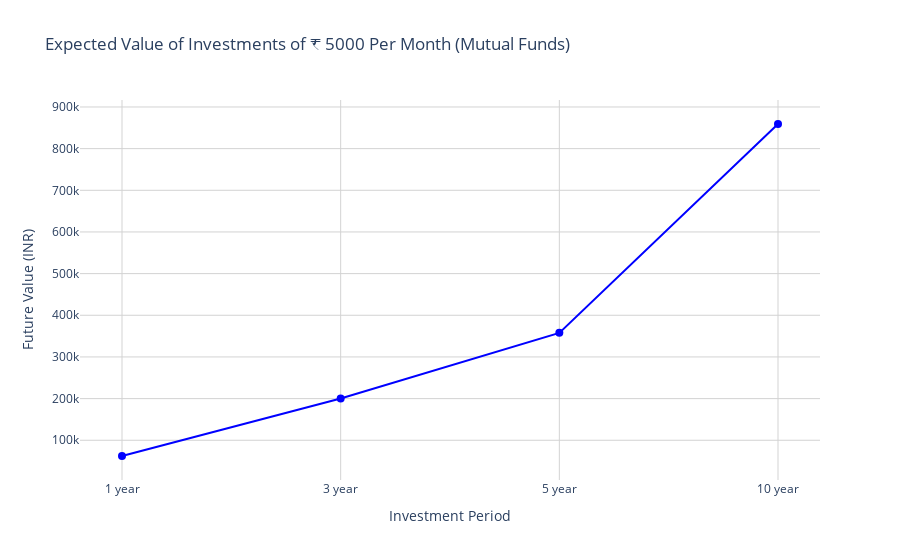

This figure's notebook cell:
### Markdown cell above
Assume the person is investing 5000 rupees every month.
Use the expected ROI from the mutual fund companies to simulate the growth over time.
Compute the compounded value of the investments for each period (1y, 3y, 5y, and 10y).
Visualize the accumulated value over these periods.

### Code cell
monthly_investment = 5000  # Monthly investment in INR
years = [1, 3, 5, 10]  # Investment periods (in years)
n = 12  # Number of times interest is compounded per year (monthly)
avg_roi = expected_roi_mutual_fund.mean() / 100  # Convert to decimal

def future_value(P, r, n, t):
    return P * (((1 + r/n)**(n*t) - 1) / (r/n)) * (1 + r/n)

future_values = [future_value(monthly_investment, avg_roi, n, t) for t in years]

fig = go.Figure()
fig.add_trace(go.Scatter(
    x=[str(year) + " year" for year in years],
    y=future_values,
    mode='lines+markers',
    line=dict(color='blue'),
    marker=dict(size=8),
    name='Future Value'
))

fig.update_layout(
    title="Expected Value of Investments of ₹ 5000 Per Month (Mutual Funds)",
    xaxis_title="Investment Period",
    yaxis_title="Future Value (INR)",
    xaxis=dict(showgrid=True, gridcolor='lightgrey'),
    yaxis=dict(showgrid=True, gridcolor='lightgrey'),
    template="plotly_white"
)
fig.show()

### Figure 1 — Plotly figure (JSON) as saved in the notebook; plotly's stock layout.template omitted (floating-point values rounded to 4 significant figures)
{"data": [{"line": {"color": "blue"}, "marker": {"size": 8}, "mode": "lines+markers", "name": "Future Value", "type": "scatter", "x": ["1 year", "3 year", "5 year", "10 year"], "y": [62240.0, 200100.0, 357800.0, 859100.0]}], "layout": {"title": {"text": "Expected Value of Investments of ₹ 5000 Per Month (Mutual Funds)"}, "xaxis": {"gridcolor": "lightgrey", "showgrid": true, "title": {"text": "Investment Period"}}, "yaxis": {"gridcolor": "lightgrey", "showgrid": true, "title": {"text": "Future Value (INR)"}}}}
